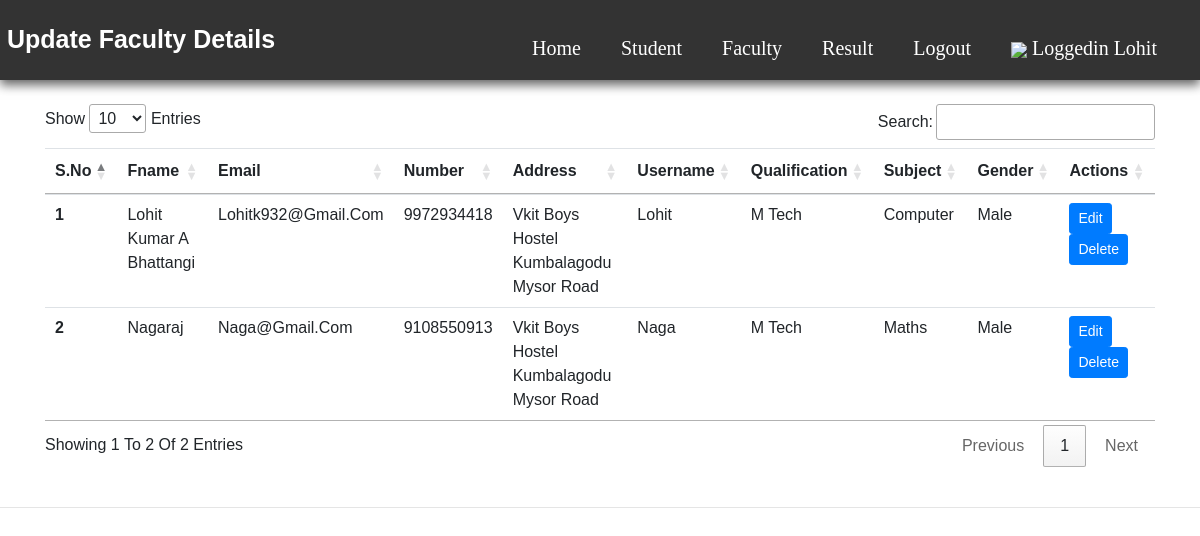
/fedit.php (signed in), run on the app's committed database.
### tables this page shows
CREATE TABLE `fdetails` (
  `sno` int(11) NOT NULL,
  `fname` text NOT NULL,
  `email` varchar(20) NOT NULL,
  `number` varchar(11) NOT NULL,
  `address` varchar(50) NOT NULL,
  `username` varchar(15) NOT NULL,
  `password` varchar(20) NOT NULL,
  `qualification` varchar(20) NOT NULL,
  `subject` text NOT NULL,
  `gender` text NOT NULL,
  `timestamp` datetime NOT NULL DEFAULT CURRENT_TIMESTAMP
);

### fedit.php (the view, shortened to what this page needs)
<?php
$servername = "localhost";
$username = "root";
$password = "";
$database = "my";
$conn = mysqli_connect($servername, $username, $password, $database);
?>
<!doctype html>
<html lang="en">
<head>
    <link rel="stylesheet" href="https://stackpath.bootstrapcdn.com/bootstrap/4.4.1/css/bootstrap.min.css"
>
    <link rel="stylesheet" href="//cdn.datatables.net/1.10.20/css/jquery.dataTables.min.css">
    <link rel="stylesheet" href="../Styles/insertall.css">
</head>
<body>
    <header>
        <a href="#" class="srms"><span>Update Faculty Details</span></a>
        <nav class="navbar">
            <ul>
                <li><a href="admin_db.php">Home</a></li>
                <li><a href="">Student</a>
                </li>
                <li><a href="fedit.php">Faculty</a>
                </li>
                <li><a href="sresult.php">Result</a></li>
                <li class="nav-item1">
                    <a class="nav-link" href="logout0.php">Logout</a>
                </li>
                <li class="nav-item active">
                    <a class="nav-link" href="#"> <img src="https://img.icons8.com/metro/26/000000/guest-male.png">
                        <?php echo "loggedin ". $_SESSION['ausername']?>
                    </a>
                </li>
            </ul>
        </nav>
    </header>
    <div class="container my-4">
        <table class="table" id="myTable">
            <thead>
                <tr>
                    <th scope="col">S.No</th>
                    <th scope="col">Fname</th>
                    <th scope="col">Email</th>
                    <th scope="col">Number</th>
                    <th scope="col">Address</th>
                    <th scope="col">Username</th>
                    <th scope="col">Qualification</th>
                    <th scope="col">Subject</th>
                    <th scope="col">Gender</th>
                    <th scope="col">Actions</th>
                </tr>
            </thead>
            <tbody>
                <?php
          $sql = "SELECT * FROM `fdetails`";
          $result = mysqli_query($conn, $sql);
          $sno = 0;
          while($row = mysqli_fetch_assoc($result)){
            $sno = $sno + 1;
            echo "<tr>
            <th scope='row'>". $sno . "</th>
            <td>". $row['fname'] . "</td>
            <td>". $row['email'] . "</td>
            <td>". $row['number'] . "</td>
            <td>". $row['address'] . "</td>
            <td>". $row['username'] . "</td>
            <td>". $row['qualification'] . "</td>
            <td>". $row['subject'] . "</td>
            <td>". $row['gender'] . "</td>
            <td> <button class='edit btn btn-sm btn-primary' id=".$row['sno'].">Edit</button> <button class='delete btn btn-sm btn-primary' id=d".$row['sno'].">Delete</button>  </td>
          </tr>";
        }
          ?>
            </tbody>
        </table>
    </div>
    <hr>
</body>
</html>

### insertall.css (style rules this page uses)
* { margin: 0; padding: 0; box-sizing: border-box; font-family: Arial, Helvetica, sans-serif; text-transform: capitalize; text-decoration: none; }
body { min-height: 100vh; background: rgb(255, 255, 255); display: flex; flex-direction: column; }
header { top: 0; left: 0; right: 0; background: #333; box-shadow: 0 5px 10px rgba(0, 0, 0, 0.61); padding: 5px 7px; display: flex; align-items: center; justify-content: space-between; z-index: 1000; }
header .srms { font-family: Georgia, serif; font-weight: bolder; font-size: 25px; float: left; color: white; }
header .navbar { max-height: 70px; }
header .navbar ul { list-style: none; }
header .navbar ul li { position: relative; float: left; }
header .navbar ul li a { font-size: 20px; padding: 10px; margin: 10px; font-family: Georgia, serif; color: #fff; display: block; }

### data on the page
fdetails: fname "Lohit Kumar A Bhattangi", email "Lohitk932@gmail.com", number "9972934418", address "Vkit Boys Hostel Kumbalagodu Mysor Road", username "Lohit", qualification "M Tech", subject "Computer", gender "Male"
fdetails: fname "Nagaraj", email "Naga@gmail.com", number "9108550913", address "Vkit Boys Hostel Kumbalagodu Mysor Road", username "Naga", qualification "M Tech", subject "Maths", gender "Male"

### other printed values
$_SESSION['ausername'] "Lohit"
